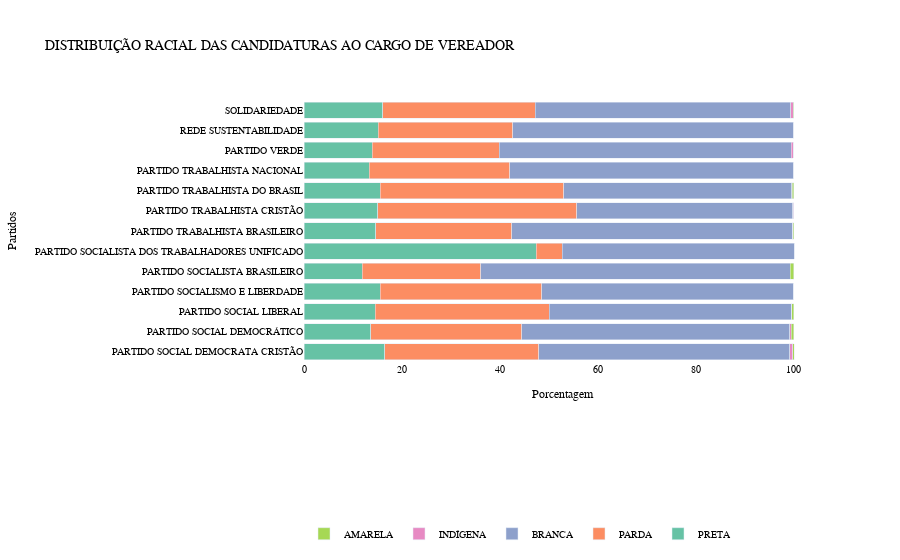

Write notebook code for a chart like this one.
### Code cell
# Gráfico Distribuição racial
fig = go.Figure()

fig.add_trace(go.Bar(y = partidos[22:36],
                x = xPreta[22:36],
                name = 'PRETA',
                orientation='h'))
    
fig.add_trace(go.Bar(y = partidos[22:36],
                x = xPardas[22:36],
                name = 'PARDA',
                orientation='h'))

fig.add_trace(go.Bar(y = partidos[22:36],
                x = xBranca[22:36] ,
                name = 'BRANCA',
                orientation='h'))

fig.add_trace(go.Bar(y = partidos[22:36],
                x = xIndigena[22:36],
                name = 'INDÍGENA',
                orientation='h'))

fig.add_trace(go.Bar(y = partidos[22:36],
                x = xAmarela[22:36],
                name = 'AMARELA',
                orientation='h'))



fig.update_layout(title = 'DISTRIBUIÇÃO RACIAL DAS CANDIDATURAS AO CARGO DE VEREADOR',
                   xaxis_title='Porcentagem',
                   yaxis_title='Partidos',
                   font = {'family': 'Arial','size': 10,'color': 'black'},  
                   plot_bgcolor = 'white',
                   barmode = 'stack',
                   legend_orientation = "h",
                   legend=dict(x=0.0, y=-0.6),
                   colorway=px.colors.qualitative.Set2)

fig.update_xaxes( showgrid=False, gridwidth=1, gridcolor='lightgray',
showline=False, linewidth=1, linecolor='black')
fig.update_yaxes(showgrid=False, gridwidth=1, gridcolor='lightgray',
showline=False, linewidth=1, linecolor='black')

fig.show()

### Figure 1 — Plotly figure (JSON) as saved in the notebook; plotly's stock layout.template omitted (floating-point values rounded to 4 significant figures)
{"data": [{"name": "PRETA", "orientation": "h", "type": "bar", "x": [16.5, 13.6, 14.5, 15.6, 11.9, 47.4, 14.7, 15.1, 15.6, 13.3, 13.9, 15.2, 16.1], "y": ["PARTIDO SOCIAL DEMOCRATA CRISTÃO", "PARTIDO SOCIAL DEMOCRÁTICO", "PARTIDO SOCIAL LIBERAL", "PARTIDO SOCIALISMO E LIBERDADE", "PARTIDO SOCIALISTA BRASILEIRO", "PARTIDO SOCIALISTA DOS TRABALHADORES UNIFICADO", "PARTIDO TRABALHISTA BRASILEIRO", "PARTIDO TRABALHISTA CRISTÃO", "PARTIDO TRABALHISTA DO BRASIL", "PARTIDO TRABALHISTA NACIONAL", "PARTIDO VERDE", "REDE SUSTENTABILIDADE", "SOLIDARIEDADE"]}, {"name": "PARDA", "orientation": "h", "type": "bar", "x": [31.4, 30.9, 35.6, 32.9, 24.2, 5.3, 27.7, 40.6, 37.4, 28.7, 26, 27.4, 31.1], "y": ["PARTIDO SOCIAL DEMOCRATA CRISTÃO", "PARTIDO SOCIAL DEMOCRÁTICO", "PARTIDO SOCIAL LIBERAL", "PARTIDO SOCIALISMO E LIBERDADE", "PARTIDO SOCIALISTA BRASILEIRO", "PARTIDO SOCIALISTA DOS TRABALHADORES UNIFICADO", "PARTIDO TRABALHISTA BRASILEIRO", "PARTIDO TRABALHISTA CRISTÃO", "PARTIDO TRABALHISTA DO BRASIL", "PARTIDO TRABALHISTA NACIONAL", "PARTIDO VERDE", "REDE SUSTENTABILIDADE", "SOLIDARIEDADE"]}, {"name": "BRANCA", "orientation": "h", "type": "bar", "x": [51.3, 54.7, 49.5, 51.4, 63.2, 47.4, 57.4, 44.1, 46.6, 58, 59.6, 57.4, 52.2], "y": ["PARTIDO SOCIAL DEMOCRATA CRISTÃO", "PARTIDO SOCIAL DEMOCRÁTICO", "PARTIDO SOCIAL LIBERAL", "PARTIDO SOCIALISMO E LIBERDADE", "PARTIDO SOCIALISTA BRASILEIRO", "PARTIDO SOCIALISTA DOS TRABALHADORES UNIFICADO", "PARTIDO TRABALHISTA BRASILEIRO", "PARTIDO TRABALHISTA CRISTÃO", "PARTIDO TRABALHISTA DO BRASIL", "PARTIDO TRABALHISTA NACIONAL", "PARTIDO VERDE", "REDE SUSTENTABILIDADE", "SOLIDARIEDADE"]}, {"name": "INDÍGENA", "orientation": "h", "type": "bar", "x": [0.6, 0.3, 0, 0, 0, 0, 0, 0.2, 0.1, 0, 0.4, 0, 0.5], "y": ["PARTIDO SOCIAL DEMOCRATA CRISTÃO", "PARTIDO SOCIAL DEMOCRÁTICO", "PARTIDO SOCIAL LIBERAL", "PARTIDO SOCIALISMO E LIBERDADE", "PARTIDO SOCIALISTA BRASILEIRO", "PARTIDO SOCIALISTA DOS TRABALHADORES UNIFICADO", "PARTIDO TRABALHISTA BRASILEIRO", "PARTIDO TRABALHISTA CRISTÃO", "PARTIDO TRABALHISTA DO BRASIL", "PARTIDO TRABALHISTA NACIONAL", "PARTIDO VERDE", "REDE SUSTENTABILIDADE", "SOLIDARIEDADE"]}, {"name": "AMARELA", "orientation": "h", "type": "bar", "x": [0.3, 0.5, 0.4, 0, 0.7, 0, 0.2, 0, 0.3, 0, 0, 0, 0.1], "y": ["PARTIDO SOCIAL DEMOCRATA CRISTÃO", "PARTIDO SOCIAL DEMOCRÁTICO", "PARTIDO SOCIAL LIBERAL", "PARTIDO SOCIALISMO E LIBERDADE", "PARTIDO SOCIALISTA BRASILEIRO", "PARTIDO SOCIALISTA DOS TRABALHADORES UNIFICADO", "PARTIDO TRABALHISTA BRASILEIRO", "PARTIDO TRABALHISTA CRISTÃO", "PARTIDO TRABALHISTA DO BRASIL", "PARTIDO TRABALHISTA NACIONAL", "PARTIDO VERDE", "REDE SUSTENTABILIDADE", "SOLIDARIEDADE"]}], "layout": {"barmode": "stack", "colorway": ["rgb(102,194,165)", "rgb(252,141,98)", "rgb(141,160,203)", "rgb(231,138,195)", "rgb(166,216,84)", "rgb(255,217,47)", "rgb(229,196,148)", "rgb(179,179,179)"], "font": {"color": "black", "family": "Arial", "size": 10}, "legend": {"orientation": "h", "x": 0, "y": -0.6}, "plot_bgcolor": "white", "title": {"text": "DISTRIBUIÇÃO RACIAL DAS CANDIDATURAS AO CARGO DE VEREADOR"}, "xaxis": {"gridcolor": "lightgray", "gridwidth": 1, "linecolor": "black", "linewidth": 1, "showgrid": false, "showline": false, "title": {"text": "Porcentagem"}}, "yaxis": {"gridcolor": "lightgray", "gridwidth": 1, "linecolor": "black", "linewidth": 1, "showgrid": false, "showline": false, "title": {"text": "Partidos"}}}}
